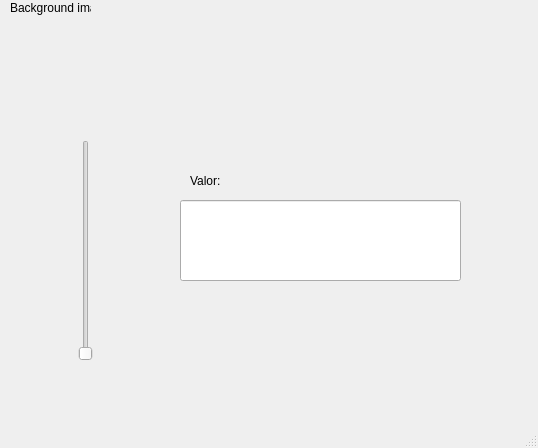
<?xml version="1.0" encoding="UTF-8"?>
<ui version="4.0">
 <class>MainWindow</class>
 <widget class="QMainWindow" name="MainWindow">
  <property name="geometry">
   <rect>
    <x>0</x>
    <y>0</y>
    <width>538</width>
    <height>448</height>
   </rect>
  </property>
  <property name="windowTitle">
   <string>MainWindow</string>
  </property>
  <widget class="QWidget" name="centralwidget">
   <widget class="QLabel" name="label">
    <property name="enabled">
     <bool>true</bool>
    </property>
    <property name="geometry">
     <rect>
      <x>10</x>
      <y>20</y>
      <width>131</width>
      <height>91</height>
     </rect>
    </property>
    <property name="styleSheet">
     <string notr="true"/>
    </property>
    <property name="text">
     <string/>
    </property>
    <property name="textFormat">
     <enum>Qt::AutoText</enum>
    </property>
    <property name="pixmap">
     <pixmap resource="../Archivo/recursos.qrc">:/Logos/leo.jpg</pixmap>
    </property>
    <property name="scaledContents">
     <bool>true</bool>
    </property>
   </widget>
   <widget class="QLabel" name="label_2">
    <property name="geometry">
     <rect>
      <x>10</x>
      <y>0</y>
      <width>81</width>
      <height>16</height>
     </rect>
    </property>
    <property name="text">
     <string>Background image</string>
    </property>
   </widget>
   <widget class="QLabel" name="label_3">
    <property name="enabled">
     <bool>true</bool>
    </property>
    <property name="geometry">
     <rect>
      <x>400</x>
      <y>20</y>
      <width>131</width>
      <height>91</height>
     </rect>
    </property>
    <property name="styleSheet">
     <string notr="true"/>
    </property>
    <property name="text">
     <string/>
    </property>
    <property name="textFormat">
     <enum>Qt::AutoText</enum>
    </property>
    <property name="pixmap">
     <pixmap resource="../Archivo/recursos.qrc">:/Logos/leo.jpg</pixmap>
    </property>
    <property name="scaledContents">
     <bool>true</bool>
    </property>
   </widget>
   <widget class="QLabel" name="label_4">
    <property name="enabled">
     <bool>true</bool>
    </property>
    <property name="geometry">
     <rect>
      <x>390</x>
      <y>310</y>
      <width>131</width>
      <height>91</height>
     </rect>
    </property>
    <property name="styleSheet">
     <string notr="true"/>
    </property>
    <property name="text">
     <string/>
    </property>
    <property name="textFormat">
     <enum>Qt::AutoText</enum>
    </property>
    <property name="pixmap">
     <pixmap resource="../Archivo/recursos.qrc">:/Logos/leo.jpg</pixmap>
    </property>
    <property name="scaledContents">
     <bool>true</bool>
    </property>
   </widget>
   <widget class="QLabel" name="label_5">
    <property name="geometry">
     <rect>
      <x>190</x>
      <y>170</y>
      <width>101</width>
      <height>21</height>
     </rect>
    </property>
    <property name="styleSheet">
     <string notr="true">font: 75 12pt &quot;MS Shell Dlg 2&quot;;</string>
    </property>
    <property name="text">
     <string>Valor:</string>
    </property>
   </widget>
   <widget class="QLineEdit" name="lineEdit">
    <property name="geometry">
     <rect>
      <x>180</x>
      <y>200</y>
      <width>281</width>
      <height>81</height>
     </rect>
    </property>
    <property name="styleSheet">
     <string notr="true">border-color: rgb(85, 0, 0);
border-color: qlineargradient(spread:pad, x1:0, y1:0, x2:1, y2:0, stop:0 rgba(0, 0, 0, 255), stop:1 rgba(255, 255, 255, 255));</string>
    </property>
   </widget>
   <widget class="QSlider" name="verticalSlider">
    <property name="geometry">
     <rect>
      <x>40</x>
      <y>140</y>
      <width>91</width>
      <height>221</height>
     </rect>
    </property>
    <property name="orientation">
     <enum>Qt::Vertical</enum>
    </property>
   </widget>
  </widget>
  <widget class="QMenuBar" name="menubar">
   <property name="geometry">
    <rect>
     <x>0</x>
     <y>0</y>
     <width>538</width>
     <height>21</height>
    </rect>
   </property>
  </widget>
  <widget class="QStatusBar" name="statusbar"/>
 </widget>
 <resources>
  <include location="../Archivo/recursos.qrc"/>
 </resources>
 <connections/>
</ui>
